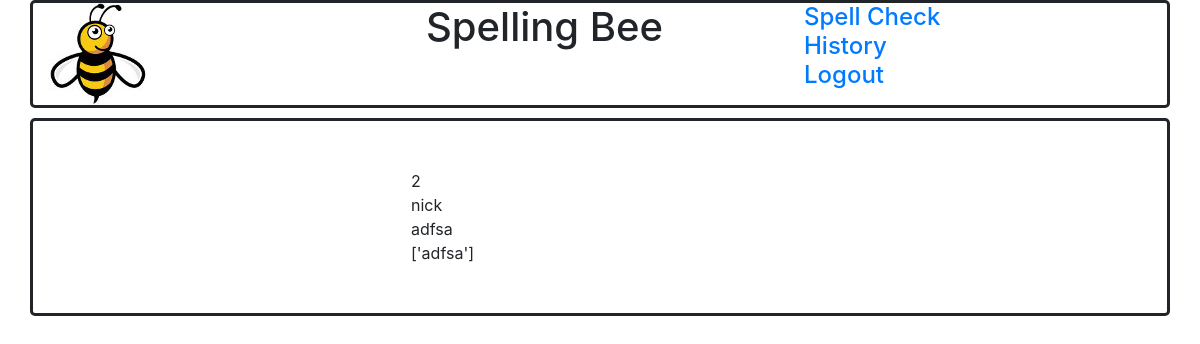
Screenshot of /nick/history/query2 (signed in) with the database file from the repository.
### dbsetup.py (models this page shows)
class Spell(db.Model):
    __tablename__ = 'results'
    username = db.Column(db.String(64), nullable=False)
    id = db.Column(db.Integer, primary_key=True)
    subtext = db.Column(db.Text, nullable=False)
    restext = db.Column(db.Text, nullable=False)
    user_id = db.Column(db.Integer, db.ForeignKey('user.id'))
    user = db.relationship(User)

### app.py (the view)
    @app.route('/<username>/history/query<int:id>')
    def query(username, id):
        loggedin=False
        if session['username'] == username or session['username'] == 'admin':
            loggedin = True
            query = db.session.query(Spell).filter_by(username=username, id=id).first()
            return render_template('query.html', query=query, loggedin=loggedin, username=session['username'])
        return redirect('/login')

### templates/query.html (shortened to what this page needs)
{% extends "base.html" %}
{% block content %}
<div class="container" style="background-color: d6d6d6; border-style: solid; border-radius: 5px;">
    <div class="row">
        <br><br>
    </div>
  <div class="row">
    <div class="col-md-4">
    </div>
    <div class="col-md-4">
        <div class = 'row' id="queryid">  {{query.id}} </div>
        <div class = 'row' id="username">  {{query.username}} </div>
        <div class = 'row' id="querytext"> {{query.subtext}} </div>
        <div class = 'row' id="queryresults">  {{query.restext}} </div>
        <br><br>
    </div>
    <div class="col-md-4">
    </div>
  </div>
</div>
{% endblock %}

### rows the page displays
Spell: id "2", username "nick", subtext "adfsa", restext "['adfsa']"
